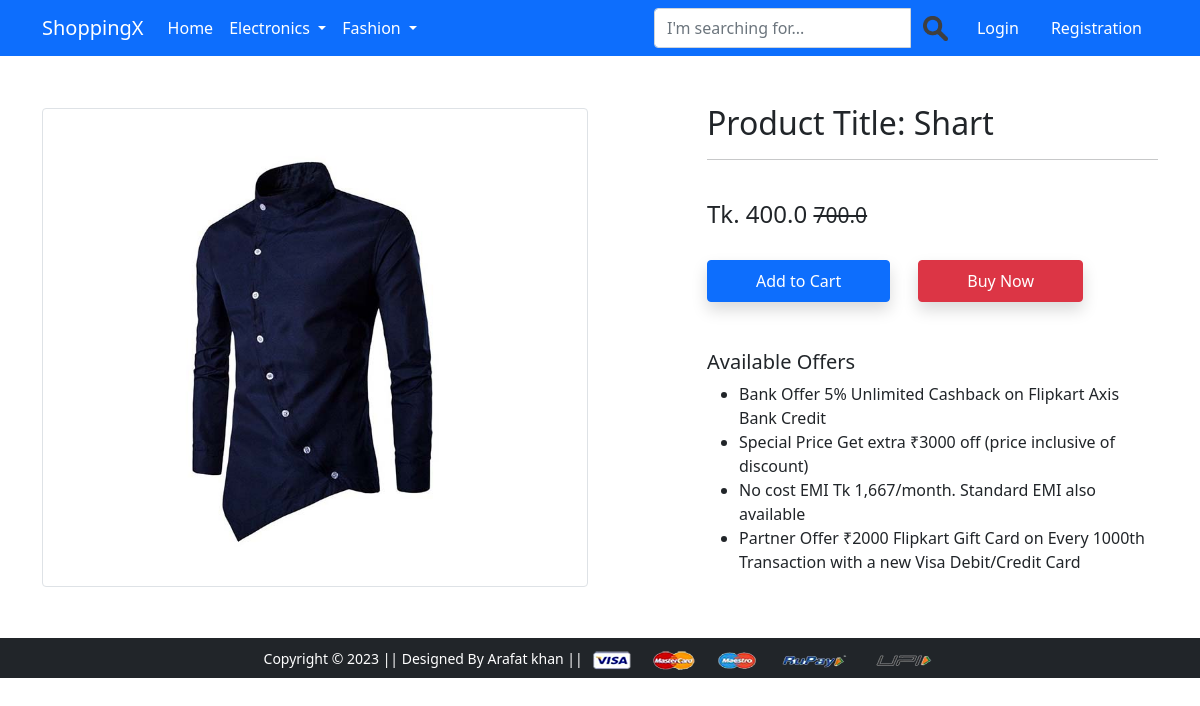
Screenshot of /product-detail/1 with the database file from the repository.
### app/models.py (models this page shows, shortened)
class Product(models.Model):
    title = models.CharField(max_length=100)
    selling_price = models.FloatField()
    discounted = models.FloatField()
    brand = models.CharField(max_length=50)
    category = models.CharField(choices=CATEGORY_CHOICES, max_length=2)
    product_image = models.ImageField(upload_to='productimg')

### app/views.py (the view)
# urls.py: path('product-detail/<int:pk>', views.ProductDetailView.as_view(), name='product-detail'),
class ProductDetailView(View):
 def get(self, request, pk):
  product = Product.objects.get(pk=pk)
  return render(request, 'app/productdetail.html', {'product': product})

### app/templates/app/productdetail.html (shortened to what this page needs)
{% extends 'app/base.html' %}
{% load static %}
{% block main-content %}
<div class="container my-5">
 <div class="row">
  <div class="col-sm-6 text-center align-self-center">
   <img src="{{product.product_image.url}}" alt="" class="img-fluid img-thumbnail">
  </div>
  <div class="col-sm-5 offset-sm-1">
   <h2>Product Title: {{product.title}}</h2>
   <hr>
   <p></p> <br>
   <h4>Tk. {{product.discounted}} <small class="fw-light text-decoration-line-through">{{product.selling_price}}</small></h4> <br>
   <a href="{% url 'add-to-cart' %}" class="btn btn-primary shadow px-5 py-2">Add to Cart</a>
   <a href="{% url 'buy-now' %}" class="btn btn-danger shadow px-5 py-2 ms-4">Buy Now</a>
   <h5 class="mt-5">Available Offers</h5>
   <ul>
    <li>Bank Offer 5% Unlimited Cashback on Flipkart Axis Bank Credit</li>
    <li>Special Price Get extra ₹3000 off (price inclusive of discount)</li>
    <li>No cost EMI Tk 1,667/month. Standard EMI also available</li>
    <li>Partner Offer ₹2000 Flipkart Gift Card on Every 1000th Transaction with a new Visa Debit/Credit Card</li>
   </ul>
  </div>
 </div>
</div>
{% endblock main-content %}

### rows the page displays
Product: product_image (picture), title "Shart", discounted "400.0", selling_price "700.0"
